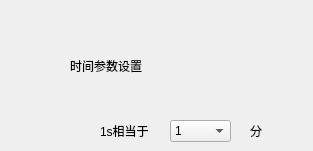
      <widget class="QWidget" name="page_13">
       <widget class="QLabel" name="label_13">
        <property name="geometry">
         <rect>
          <x>70</x>
          <y>40</y>
          <width>141</width>
          <height>51</height>
         </rect>
        </property>
        <property name="text">
         <string>时间参数设置</string>
        </property>
       </widget>
       <widget class="QComboBox" name="comboBox">
        <property name="geometry">
         <rect>
          <x>170</x>
          <y>120</y>
          <width>61</width>
          <height>22</height>
         </rect>
        </property>
        <item>
         <property name="text">
          <string>1</string>
         </property>
        </item>
        <item>
         <property name="text">
          <string>30</string>
         </property>
        </item>
        <item>
         <property name="text">
          <string>60</string>
         </property>
        </item>
       </widget>
       <widget class="QLabel" name="label_32">
        <property name="geometry">
         <rect>
          <x>100</x>
          <y>120</y>
          <width>69</width>
          <height>22</height>
         </rect>
        </property>
        <property name="text">
         <string>1s相当于</string>
        </property>
       </widget>
       <widget class="QLabel" name="label_34">
        <property name="geometry">
         <rect>
          <x>250</x>
          <y>120</y>
          <width>54</width>
          <height>22</height>
         </rect>
        </property>
        <property name="text">
         <string>分</string>
        </property>
       </widget>
      </widget>
